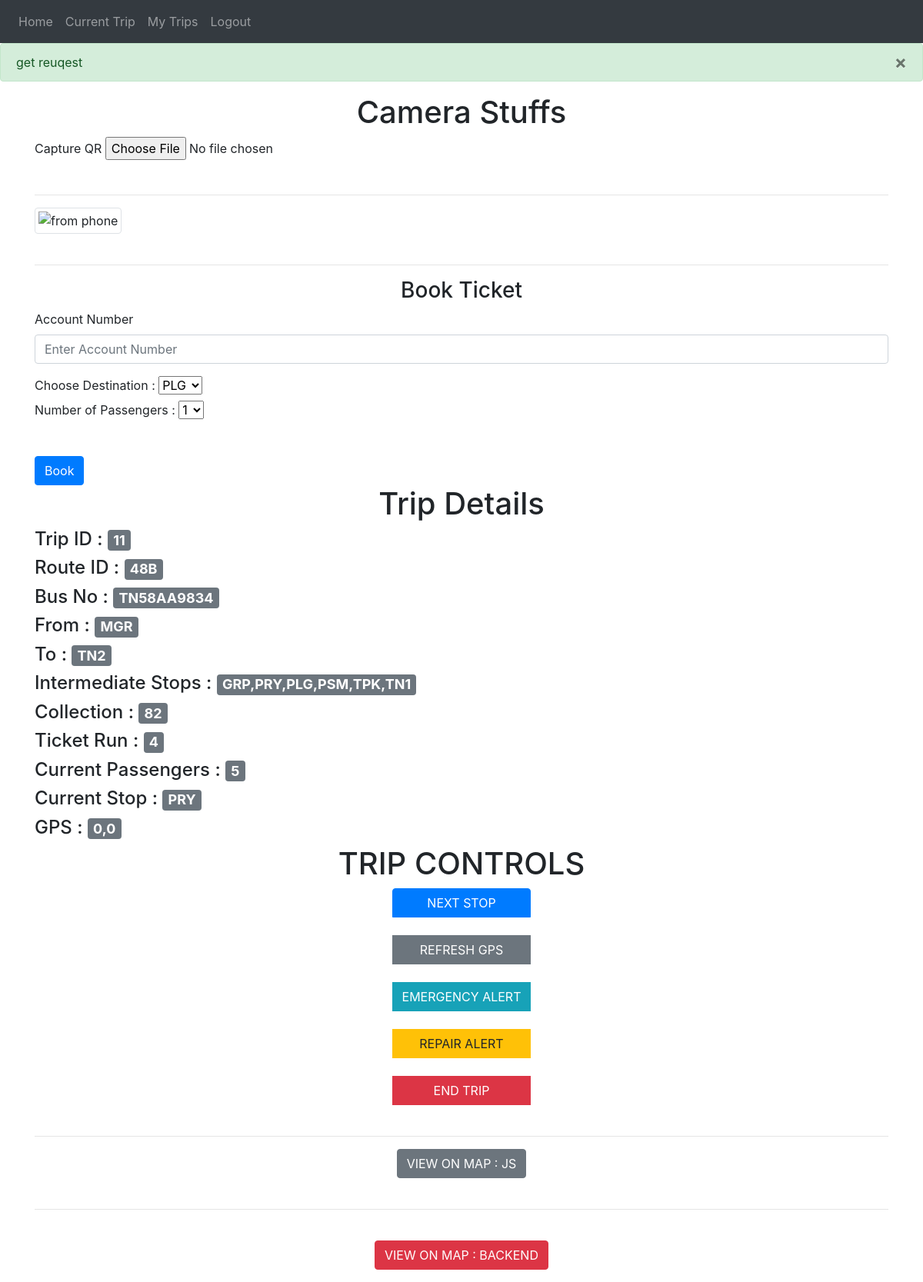
The page /conductor-current-trip (signed in) on the database as committed earlier.
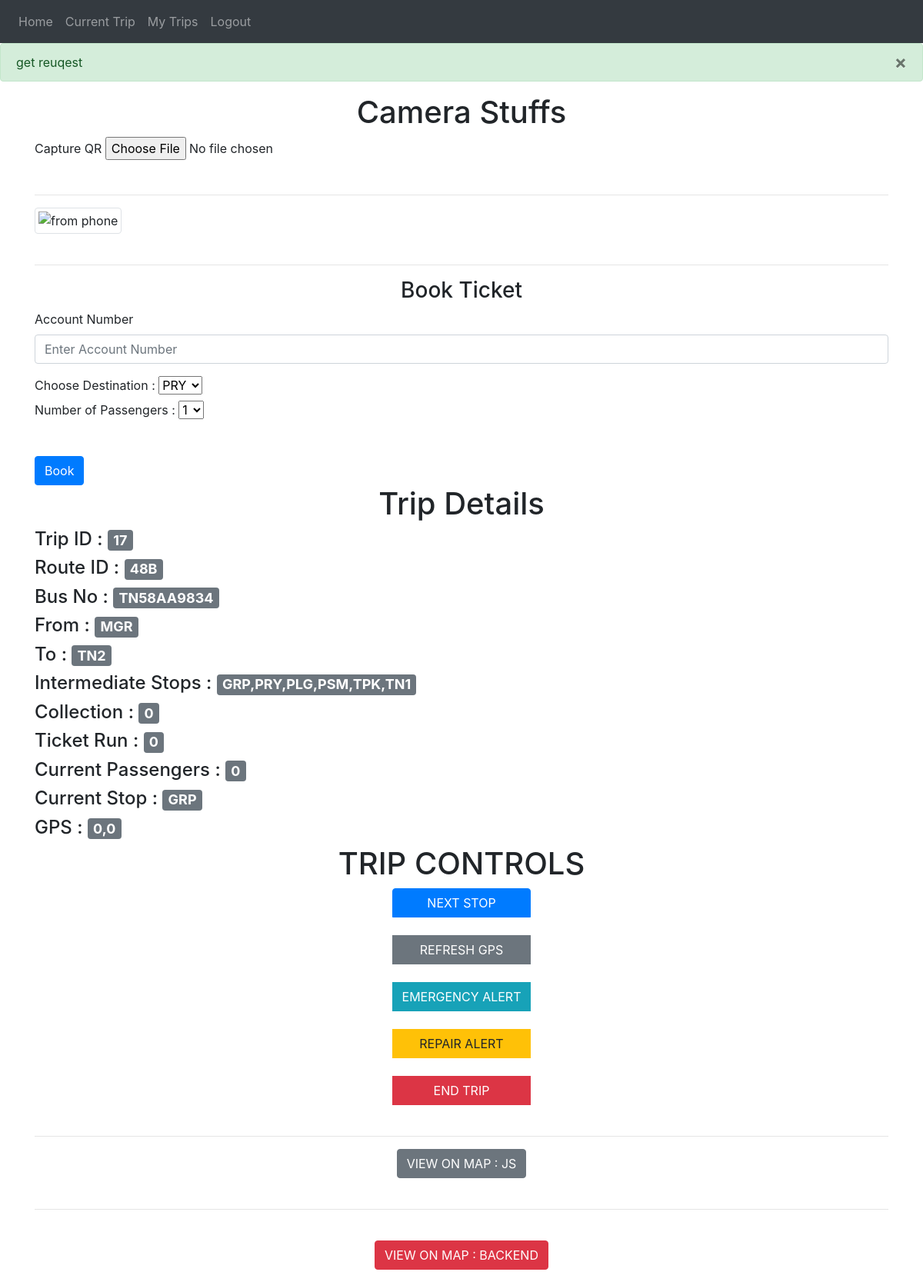
The same page on the database as committed later.
### website/models.py (models this page shows)
class Trip(db.Model,UserMixin):
    trip_id = db.Column(db.Integer , primary_key = True)
    route_id = db.Column(db.String(100))
    conductor_id = db.Column(db.Integer , db.ForeignKey('user.id'))
    date = db.Column(db.String(100))
    collection = db.Column(db.Integer)
    ticket_run = db.Column(db.Integer)
    start_time =db.Column(db.String(100))
    end_time = db.Column(db.String(100))
    status =db.Column(db.String(1))
    current_passengers= db.Column(db.Integer)
    current_stop = db.Column(db.String)
    bus_no = db.Column(db.String)
    gps = db.Column(db.String)
    tickets = db.relationship('Ticket')

### website/views.py (the view)
@views.route('/conductor-current-trip', methods=['GET', 'POST'])
@login_required
def conductor_current_trip ():
    conductor_details = Conductor_details.query.filter_by(conductor_id = current_user.id).first()
    if conductor_details.current_trip_id :
        trip = Trip.query.filter_by(trip_id= conductor_details.current_trip_id).first()
        route = Route.query.filter_by(route_id = trip.route_id ).first()
        display_stops = route.start +"," +route.stops + "," + route.end
        display_stops = display_stops.split(",")
        curr_stop = trip.current_stop
        curr_index = display_stops.index(curr_stop)
        display_stops = display_stops[curr_index+1:]
        if request.method=="POST":
            flash("post request")
            passenger_account_number = request.form.get('account_number')
            destination_stop = request.form.get('to')
            no = int(request.form.get('no'))
            if passenger_account_number and destination_stop and no :
                flash("gotcha")
                if destination_stop == None:
                    flash("No more Bookings !!!")
                    return redirect(url_for('views.conductor_current_trip'))
                def generate_fare(route = route , trip = trip , destination_stop = destination_stop ):
                    data = route.start +"," + route.stops + "," + route.end
                    data = data.split(",")
                    curr_stop = trip.current_stop
                    curr_index = 0
                    dest_index = 0
                    for i in range(len(data)):
                        if data[i] == curr_stop:
                            curr_index = i
                        if data[i] == destination_stop:
                            dest_index = i
                    fare = 0
                    while curr_index != dest_index:
                        next_stop = data[curr_index+1]
                        sprint = Fare.query.filter_by(from_=curr_stop , to = next_stop).first()
                        if sprint :
                            fare = fare + sprint.price
                            curr_index +=1
                            curr_stop = data[curr_index]
                    return fare
                fare = generate_fare(route = route , trip = trip ,destination_stop=destination_stop )
                fare = fare*no
                passenger = User.query.filter_by(account_number = passenger_account_number).first()
                if passenger == None:
                    flash("User Not Found")
                    return redirect(url_for('views.conductor_home'))
                elif passenger.balance < fare:
                    flash("Insufficinet Balance !!!")
                    return render_template("conductor_current_trip.html" , user = current_user, cd = conductor_details,trip = trip ,route=route,display_stops = display_stops)
                else:
                    trip.ticket_run = trip.ticket_run + 1
                    prefix_len = 9 - len(str(trip.trip_id))
                    postfix_len = 3- len(str(trip.ticket_run))
                    ticket_id = "T" + "0"*prefix_len + str(trip.trip_id)+ "0"*postfix_len + str(trip.ticket_run)
                    date_time = datetime.datetime.now()
                    date = str(date_time.strftime('%x'))
                    time = str(date_time.strftime('%X'))
                    ticket = Ticket(ticket_id= ticket_id ,
                                    trip_id= trip.trip_id ,
                                    passenger_account_number = passenger_account_number,
                                    route = route.route_id,
                                    boarding_stop = trip.current_stop,
                                    destination_stop = destination_stop,
                                    no = no,
                                    fare = fare,
                                    date = date,
                                    time = time)
                    db.session.add(ticket)
                    trip.current_passengers = trip.current_passengers  + no
                    trip.collection = trip.collection + fare
                    passenger.balance = passenger.balance - fare
                    current_user.balance = current_user.balance + fare
                    db.session.commit()
            else:
                return render_template("conductor_current_trip.html" , user = current_user, cd = conductor_details)
        elif request.method=="GET":
            flash("get reuqest")
            return render_template("conductor_current_trip.html" , user = current_user , cd=conductor_details ,trip = trip ,route=route,display_stops = display_stops)
    else:
        return render_template("conductor_current_trip.html" , user = current_user, cd = conductor_details)

### website/__init__.py (called while the page is built)
def create_app():
    app = Flask(__name__)
    app.config['SECRET_KEY'] = '#itsactuallyapassword'
    app.config['SQLALCHEMY_DATABASE_URI'] = f'sqlite:///{DB_NAME}'
    db.init_app(app)
    from .views import views
    from .auth import auth
    app.register_blueprint(views, url_prefix='/')
    app.register_blueprint(auth, url_prefix='/')
    from .models import User, Conductor_details
    create_database(app)
    login_manager = LoginManager()
    login_manager.login_view = 'auth.login'
    login_manager.init_app(app)
    @login_manager.user_loader
    def load_user(id):
        return User.query.get(int(id))
    return app

### website/templates/conductor_current_trip.html (shortened to what this page needs)
{% extends "base.html" %}
{% block content %}
{%if trip%}
<div>
    <div>
        <h1 align = "center">
            Camera Stuffs
        </h1>
<div>
        <form action="#" id="myform" enctype="multipart/form-data">
            <label for="capture">Capture QR</label>
            <input type="file"
            id="capture"
            accept="image/*"
            capture
            />
            <br/>
        </form>
        <br>
        <hr>
        {%if 1%}
        <img class = "img-fluid img-thumbnail " src="" id="img" alt="from phone"/>
        {%endif%}
</div>
    </div>
<br><hr>
    <form method="POST">
        <h3 align="center">Book Ticket</h3>
        <div class="form-group">
            <label for="email">Account Number</label>
            <input
                type="text"
                class="form-control"
                id="account_number"
                name="account_number"
                placeholder="Enter Account Number"
            />
            </div>
            <div class="form-group input-group-lg">
            <label for="to">Choose Destination      :</label>
            <select id="to" name="to" class="form-grp">
                {%for stop in display_stops%}
                <option value={{stop}}>{{stop}}</option>
                {%endfor%}
            </select>
            <div class="form-group">
            <label for="no">Number of Passengers  :</label>
            <select id="no" name="no" >
                {%for i in range(1,10)%}
                <option value={{i}}>{{i}}</option>
                {%endfor%}
            </select>
        </div>
        <br>
        <button type="submit" class="btn btn-primary">Book</button>
    </form>
    <div>
        <h1 align = "center">Trip Details</h1>
        <h4>Trip ID            :    <span class="badge bg-secondary btn-primary">{{trip.trip_id}}</span></h4>
        <h4>Route ID           :    <span class="badge bg-secondary btn-primary">{{trip.route_id}}</span></h4>
        <h4>Bus No             :    <span class="badge bg-secondary btn-primary">{{trip.bus_no}}</span></h4>
        <h4>From               :    <span class="badge bg-secondary btn-primary">{{route.start}}</span></h4>
        <h4>To                 :    <span class="badge bg-secondary btn-primary">{{route.end}}</span></h4>
        <h4>Intermediate Stops :    <span class="badge bg-secondary btn-primary">{{route.stops}}</span></h4>
        <h4>Collection         :    <span class="badge bg-secondary btn-primary">{{trip.collection}}</span></h4>
        <h4>Ticket Run         :    <span class="badge bg-secondary btn-primary">{{trip.ticket_run}}</span></h4>
        <h4>Current Passengers :    <span class="badge bg-secondary btn-primary">{{trip.current_passengers}}</span></h4>
        <h4>Current Stop       :    <span class="badge bg-secondary btn-primary">{{trip.current_stop}}</span></h4>
        <h4>GPS                :    <span class="badge bg-secondary btn-primary">{{trip.gps}}</span></h4>
    </div>
    <div align = "center"  >
        <h1 align = "center">TRIP CONTROLS</h1>
        <div class="btn-group-vertical" role="group" aria-label="Vertical button group" >
        <a class="btn  btn-primary  " href="/conductor-utility-next-stop/{{cd.current_trip_id}} " role="button"  > NEXT STOP  </a><br>
        <button type = "button " class = "btn btn-secondary" onclick="refreshGPS()" >REFRESH GPS</button><br>
        <a class="btn  btn-info " href="/conductor-utility-emergency-alert/{{route}} " role="button"  >EMERGENCY ALERT</a><br>
        <a class="btn  btn-warning " href="/conductor-utility-repair-alert/{{cd.current_trip_id}} " role="button"  >REPAIR ALERT</a><br>
        <a class="btn  btn-danger " href="/conductor-utility-end-trip/{{cd.current_trip_id}} " role="button"  > END TRIP </a><br>
    </div>
<br><hr>
<button type = "button " class = "btn btn-secondary" onclick="newTab({{trip.gps}})">VIEW ON MAP : JS </button><br>
<br><hr><br>
<a class="btn  btn-danger " href="/utility-view-map/{{cd.current_trip_id}} " role="button"  > VIEW ON MAP : BACKEND </a><br>
</div>
{%endif%}
{% endblock %}

Rows that differ between the two databases and show on the page:
removed Trip: trip_id "11", route_id "48B", bus_no "TN58AA9834", collection "82", ticket_run "4", current_passengers "5", current_stop "PRY", gps "0,0"
added Trip: trip_id "17", route_id "48B", bus_no "TN58AA9834", collection "0", ticket_run "0", current_passengers "0", current_stop "GRP", gps "0,0"
Other text that changed with them:
form field to: "PLG" → "PRY"
